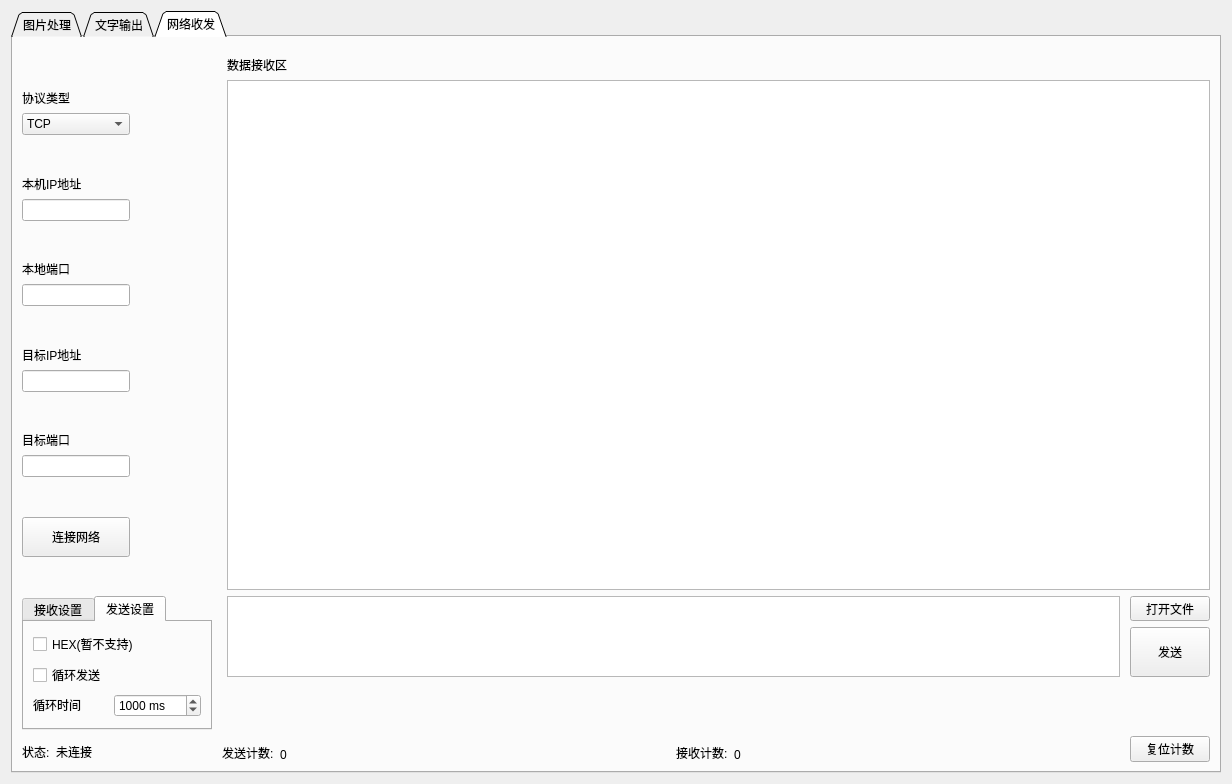
<?xml version="1.0" encoding="UTF-8"?>
<ui version="4.0">
 <class>Form</class>
 <widget class="QWidget" name="Form">
  <property name="geometry">
   <rect>
    <x>0</x>
    <y>0</y>
    <width>1232</width>
    <height>784</height>
   </rect>
  </property>
  <property name="windowTitle">
   <string>Form</string>
  </property>
  <layout class="QHBoxLayout" name="horizontalLayout">
   <item>
    <widget class="QTabWidget" name="tabWidget">
     <property name="tabPosition">
      <enum>QTabWidget::North</enum>
     </property>
     <property name="tabShape">
      <enum>QTabWidget::Triangular</enum>
     </property>
     <property name="currentIndex">
      <number>2</number>
     </property>
     <property name="elideMode">
      <enum>Qt::ElideNone</enum>
     </property>
     <widget class="QWidget" name="QPictureProcess">
      <attribute name="title">
       <string>图片处理</string>
      </attribute>
      <layout class="QFormLayout" name="formLayout_2">
       <item row="0" column="0">
        <layout class="QVBoxLayout" name="verticalLayout_3">
         <item>
          <spacer name="verticalSpacer_17">
           <property name="orientation">
            <enum>Qt::Vertical</enum>
           </property>
           <property name="sizeHint" stdset="0">
            <size>
             <width>20</width>
             <height>40</height>
            </size>
           </property>
          </spacer>
         </item>
         <item>
          <widget class="QLabel" name="ModeSelectlabel">
           <property name="enabled">
            <bool>true</bool>
           </property>
           <property name="text">
            <string>模式选择：</string>
           </property>
          </widget>
         </item>
         <item>
          <widget class="QComboBox" name="ModeSelectcomboBox">
           <item>
            <property name="text">
             <string>网络模式</string>
            </property>
           </item>
           <item>
            <property name="text">
             <string>单片机模式</string>
            </property>
           </item>
          </widget>
         </item>
         <item>
          <spacer name="verticalSpacer_9">
           <property name="orientation">
            <enum>Qt::Vertical</enum>
           </property>
           <property name="sizeHint" stdset="0">
            <size>
             <width>20</width>
             <height>40</height>
            </size>
           </property>
          </spacer>
         </item>
         <item>
          <widget class="QPushButton" name="OpenPicFileButton">
           <property name="text">
            <string>打开图片</string>
           </property>
          </widget>
         </item>
         <item>
          <spacer name="verticalSpacer_14">
           <property name="orientation">
            <enum>Qt::Vertical</enum>
           </property>
           <property name="sizeHint" stdset="0">
            <size>
             <width>20</width>
             <height>40</height>
            </size>
           </property>
          </spacer>
         </item>
         <item>
          <widget class="QPushButton" name="CroppushButton">
           <property name="text">
            <string>裁剪图片</string>
           </property>
          </widget>
         </item>
         <item>
          <spacer name="verticalSpacer_15">
           <property name="orientation">
            <enum>Qt::Vertical</enum>
           </property>
           <property name="sizeHint" stdset="0">
            <size>
             <width>20</width>
             <height>40</height>
            </size>
           </property>
          </spacer>
         </item>
         <item>
          <widget class="QPushButton" name="DouDongpushButton">
           <property name="text">
            <string>抖动算法</string>
           </property>
          </widget>
         </item>
         <item>
          <spacer name="verticalSpacer_11">
           <property name="orientation">
            <enum>Qt::Vertical</enum>
           </property>
           <property name="sizeHint" stdset="0">
            <size>
             <width>20</width>
             <height>40</height>
            </size>
           </property>
          </spacer>
         </item>
         <item>
          <widget class="QLabel" name="label_2">
           <property name="text">
            <string>亮度</string>
           </property>
          </widget>
         </item>
         <item>
          <widget class="QSlider" name="BrightnesshorizontalSlider">
           <property name="value">
            <number>50</number>
           </property>
           <property name="sliderPosition">
            <number>50</number>
           </property>
           <property name="orientation">
            <enum>Qt::Horizontal</enum>
           </property>
          </widget>
         </item>
         <item>
          <spacer name="verticalSpacer_19">
           <property name="orientation">
            <enum>Qt::Vertical</enum>
           </property>
           <property name="sizeHint" stdset="0">
            <size>
             <width>20</width>
             <height>40</height>
            </size>
           </property>
          </spacer>
         </item>
         <item>
          <widget class="QLabel" name="label_3">
           <property name="text">
            <string>对比度</string>
           </property>
          </widget>
         </item>
         <item>
          <widget class="QSlider" name="ContrasthorizontalSlider">
           <property name="sliderPosition">
            <number>50</number>
           </property>
           <property name="orientation">
            <enum>Qt::Horizontal</enum>
           </property>
          </widget>
         </item>
         <item>
          <spacer name="verticalSpacer_12">
           <property name="orientation">
            <enum>Qt::Vertical</enum>
           </property>
           <property name="sizeHint" stdset="0">
            <size>
             <width>20</width>
             <height>40</height>
            </size>
           </property>
          </spacer>
         </item>
         <item>
          <widget class="QLabel" name="label_5">
           <property name="text">
            <string>锐度</string>
           </property>
          </widget>
         </item>
         <item>
          <widget class="QSlider" name="SharpnesshorizontalSlider">
           <property name="value">
            <number>0</number>
           </property>
           <property name="sliderPosition">
            <number>0</number>
           </property>
           <property name="orientation">
            <enum>Qt::Horizontal</enum>
           </property>
          </widget>
         </item>
         <item>
          <spacer name="verticalSpacer_13">
           <property name="orientation">
            <enum>Qt::Vertical</enum>
           </property>
           <property name="sizeHint" stdset="0">
            <size>
             <width>20</width>
             <height>40</height>
            </size>
           </property>
          </spacer>
         </item>
         <item>
          <widget class="QCheckBox" name="BtoWcheckBox">
           <property name="text">
            <string>黑白翻转</string>
           </property>
          </widget>
         </item>
         <item>
          <widget class="QCheckBox" name="UpDowncheckBox">
           <property name="text">
            <string>上下翻转</string>
           </property>
          </widget>
         </item>
         <item>
          <widget class="QCheckBox" name="LeftRightcheckBox">
           <property name="text">
            <string>左右翻转</string>
           </property>
          </widget>
         </item>
         <item>
          <widget class="QCheckBox" name="DiagonalcheckBox">
           <property name="text">
            <string>对角翻转</string>
           </property>
          </widget>
         </item>
         <item>
          <spacer name="verticalSpacer_8">
           <property name="orientation">
            <enum>Qt::Vertical</enum>
           </property>
           <property name="sizeHint" stdset="0">
            <size>
             <width>20</width>
             <height>40</height>
            </size>
           </property>
          </spacer>
         </item>
         <item>
          <layout class="QHBoxLayout" name="horizontalLayout_5">
           <item>
            <widget class="QPushButton" name="pushButton">
             <property name="text">
              <string>打开路径</string>
             </property>
            </widget>
           </item>
           <item>
            <widget class="QLineEdit" name="lineEdit"/>
           </item>
          </layout>
         </item>
         <item>
          <spacer name="verticalSpacer_18">
           <property name="orientation">
            <enum>Qt::Vertical</enum>
           </property>
           <property name="sizeHint" stdset="0">
            <size>
             <width>20</width>
             <height>40</height>
            </size>
           </property>
          </spacer>
         </item>
         <item>
          <widget class="QPushButton" name="PicProcessConfirm">
           <property name="text">
            <string>确定</string>
           </property>
          </widget>
         </item>
         <item>
          <spacer name="verticalSpacer_10">
           <property name="orientation">
            <enum>Qt::Vertical</enum>
           </property>
           <property name="sizeHint" stdset="0">
            <size>
             <width>20</width>
             <height>40</height>
            </size>
           </property>
          </spacer>
         </item>
        </layout>
       </item>
       <item row="0" column="1">
        <layout class="QGridLayout" name="gridLayout">
         <item row="0" column="0">
          <widget class="GraphicsView" name="ShowImage">
           <property name="autoFillBackground">
            <bool>true</bool>
           </property>
           <property name="styleSheet">
            <string notr="true">background: rgb(0, 0, 0)</string>
           </property>
           <property name="frameShape">
            <enum>QFrame::Panel</enum>
           </property>
           <property name="verticalScrollBarPolicy">
            <enum>Qt::ScrollBarAlwaysOff</enum>
           </property>
           <property name="horizontalScrollBarPolicy">
            <enum>Qt::ScrollBarAlwaysOff</enum>
           </property>
           <property name="backgroundBrush">
            <brush brushstyle="SolidPattern">
             <color alpha="0">
              <red>29</red>
              <green>29</green>
              <blue>29</blue>
             </color>
            </brush>
           </property>
           <property name="foregroundBrush">
            <brush brushstyle="NoBrush">
             <color alpha="255">
              <red>0</red>
              <green>0</green>
              <blue>0</blue>
             </color>
            </brush>
           </property>
           <property name="interactive">
            <bool>true</bool>
           </property>
           <property name="sceneRect">
            <rectf>
             <x>0.000000000000000</x>
             <y>0.000000000000000</y>
             <width>0.000000000000000</width>
             <height>0.000000000000000</height>
            </rectf>
           </property>
           <property name="cacheMode">
            <set>QGraphicsView::CacheNone</set>
           </property>
          </widget>
         </item>
        </layout>
       </item>
      </layout>
     </widget>
     <widget class="QWidget" name="QTextOutput">
      <attribute name="title">
       <string>文字输出</string>
      </attribute>
     </widget>
     <widget class="QWidget" name="QNetIO">
      <attribute name="title">
       <string>网络收发</string>
      </attribute>
      <layout class="QFormLayout" name="formLayout">
       <item row="2" column="0">
        <widget class="QTabWidget" name="send_receive_setting">
         <property name="minimumSize">
          <size>
           <width>190</width>
           <height>0</height>
          </size>
         </property>
         <property name="currentIndex">
          <number>1</number>
         </property>
         <widget class="QWidget" name="tab">
          <attribute name="title">
           <string>接收设置</string>
          </attribute>
          <layout class="QVBoxLayout" name="verticalLayout_2">
           <item>
            <widget class="QCheckBox" name="HEXReceiveCheckBox">
             <property name="toolTip">
              <string>以十六进接收</string>
             </property>
             <property name="text">
              <string>HEX(暂不支持)</string>
             </property>
            </widget>
           </item>
           <item>
            <widget class="QCheckBox" name="ReceivePauseCheckBox">
             <property name="text">
              <string>暂停接收显示</string>
             </property>
            </widget>
           </item>
           <item>
            <layout class="QHBoxLayout" name="horizontalLayout_2">
             <property name="spacing">
              <number>7</number>
             </property>
             <item>
              <widget class="QPushButton" name="RSaveDataButton">
               <property name="toolTip">
                <string>保存接收区内容到txt文件 Ctrl+S</string>
               </property>
               <property name="text">
                <string>保存数据</string>
               </property>
               <property name="shortcut">
                <string>Ctrl+S</string>
               </property>
              </widget>
             </item>
             <item>
              <widget class="QPushButton" name="RClearButton">
               <property name="toolTip">
                <string>清空接收区显示</string>
               </property>
               <property name="text">
                <string>清空显示</string>
               </property>
              </widget>
             </item>
            </layout>
           </item>
          </layout>
         </widget>
         <widget class="QWidget" name="tab_2">
          <attribute name="title">
           <string>发送设置</string>
          </attribute>
          <layout class="QVBoxLayout" name="verticalLayout_5">
           <item>
            <widget class="QCheckBox" name="SendHEXCheckBox">
             <property name="toolTip">
              <string>以十六进制发送</string>
             </property>
             <property name="text">
              <string>HEX(暂不支持)</string>
             </property>
            </widget>
           </item>
           <item>
            <widget class="QCheckBox" name="LoopSendCheckBox">
             <property name="text">
              <string>循环发送</string>
             </property>
            </widget>
           </item>
           <item>
            <layout class="QHBoxLayout" name="horizontalLayout_6">
             <property name="spacing">
              <number>2</number>
             </property>
             <item>
              <widget class="QLabel" name="label">
               <property name="sizePolicy">
                <sizepolicy hsizetype="Preferred" vsizetype="Maximum">
                 <horstretch>0</horstretch>
                 <verstretch>0</verstretch>
                </sizepolicy>
               </property>
               <property name="text">
                <string>循环时间</string>
               </property>
              </widget>
             </item>
             <item>
              <widget class="QSpinBox" name="LoopSendSpinBox">
               <property name="sizePolicy">
                <sizepolicy hsizetype="Minimum" vsizetype="Fixed">
                 <horstretch>0</horstretch>
                 <verstretch>0</verstretch>
                </sizepolicy>
               </property>
               <property name="minimumSize">
                <size>
                 <width>68</width>
                 <height>0</height>
                </size>
               </property>
               <property name="suffix">
                <string> ms</string>
               </property>
               <property name="minimum">
                <number>1</number>
               </property>
               <property name="maximum">
                <number>9999999</number>
               </property>
               <property name="singleStep">
                <number>100</number>
               </property>
               <property name="value">
                <number>1000</number>
               </property>
              </widget>
             </item>
            </layout>
           </item>
          </layout>
         </widget>
        </widget>
       </item>
       <item row="2" column="1">
        <layout class="QGridLayout" name="gridLayout_2">
         <property name="leftMargin">
          <number>5</number>
         </property>
         <property name="horizontalSpacing">
          <number>10</number>
         </property>
         <item row="0" column="1">
          <widget class="QPushButton" name="OpenFilePushButton">
           <property name="minimumSize">
            <size>
             <width>0</width>
             <height>25</height>
            </size>
           </property>
           <property name="maximumSize">
            <size>
             <width>80</width>
             <height>25</height>
            </size>
           </property>
           <property name="toolTip">
            <string>打开要发送的文本文件或选择WebServer工作目录 Ctrl+O</string>
           </property>
           <property name="text">
            <string>打开文件</string>
           </property>
           <property name="shortcut">
            <string>Ctrl+O</string>
           </property>
          </widget>
         </item>
         <item row="1" column="1">
          <widget class="QPushButton" name="SendButton">
           <property name="sizePolicy">
            <sizepolicy hsizetype="Minimum" vsizetype="Fixed">
             <horstretch>0</horstretch>
             <verstretch>0</verstretch>
            </sizepolicy>
           </property>
           <property name="minimumSize">
            <size>
             <width>0</width>
             <height>50</height>
            </size>
           </property>
           <property name="maximumSize">
            <size>
             <width>80</width>
             <height>50</height>
            </size>
           </property>
           <property name="toolTip">
            <string>Alt+Enter发送</string>
           </property>
           <property name="text">
            <string>发送</string>
           </property>
           <property name="shortcut">
            <string>Alt+Return</string>
           </property>
          </widget>
         </item>
         <item row="0" column="0" rowspan="2">
          <widget class="QPlainTextEdit" name="SendPlainTextEdit">
           <property name="plainText">
            <string/>
           </property>
           <property name="placeholderText">
            <string>输入要发送的数据</string>
           </property>
          </widget>
         </item>
        </layout>
       </item>
       <item row="3" column="0">
        <layout class="QHBoxLayout" name="horizontalLayout_3" stretch="0,0,0">
         <item>
          <widget class="QLabel" name="label_7">
           <property name="sizePolicy">
            <sizepolicy hsizetype="Preferred" vsizetype="Preferred">
             <horstretch>0</horstretch>
             <verstretch>0</verstretch>
            </sizepolicy>
           </property>
           <property name="toolTip">
            <string>网络连接状态</string>
           </property>
           <property name="text">
            <string>状态:</string>
           </property>
           <property name="alignment">
            <set>Qt::AlignBottom|Qt::AlignLeading|Qt::AlignLeft</set>
           </property>
          </widget>
         </item>
         <item>
          <widget class="QLabel" name="StateLabel">
           <property name="sizePolicy">
            <sizepolicy hsizetype="Fixed" vsizetype="Preferred">
             <horstretch>0</horstretch>
             <verstretch>0</verstretch>
            </sizepolicy>
           </property>
           <property name="minimumSize">
            <size>
             <width>120</width>
             <height>25</height>
            </size>
           </property>
           <property name="maximumSize">
            <size>
             <width>120</width>
             <height>25</height>
            </size>
           </property>
           <property name="text">
            <string>未连接</string>
           </property>
           <property name="alignment">
            <set>Qt::AlignBottom|Qt::AlignLeading|Qt::AlignLeft</set>
           </property>
          </widget>
         </item>
         <item>
          <spacer name="horizontalSpacer_2">
           <property name="orientation">
            <enum>Qt::Horizontal</enum>
           </property>
           <property name="sizeHint" stdset="0">
            <size>
             <width>40</width>
             <height>20</height>
            </size>
           </property>
          </spacer>
         </item>
        </layout>
       </item>
       <item row="3" column="1">
        <layout class="QHBoxLayout" name="horizontalLayout_4">
         <item>
          <widget class="QLabel" name="label_9">
           <property name="toolTip">
            <string/>
           </property>
           <property name="text">
            <string>发送计数:</string>
           </property>
           <property name="alignment">
            <set>Qt::AlignBottom|Qt::AlignLeading|Qt::AlignLeft</set>
           </property>
          </widget>
         </item>
         <item>
          <widget class="QLabel" name="SendCounterLabel">
           <property name="sizePolicy">
            <sizepolicy hsizetype="Fixed" vsizetype="Preferred">
             <horstretch>0</horstretch>
             <verstretch>0</verstretch>
            </sizepolicy>
           </property>
           <property name="minimumSize">
            <size>
             <width>50</width>
             <height>0</height>
            </size>
           </property>
           <property name="maximumSize">
            <size>
             <width>50</width>
             <height>16777215</height>
            </size>
           </property>
           <property name="text">
            <string>0</string>
           </property>
           <property name="alignment">
            <set>Qt::AlignBottom|Qt::AlignLeading|Qt::AlignLeft</set>
           </property>
           <property name="textInteractionFlags">
            <set>Qt::LinksAccessibleByMouse|Qt::TextSelectableByMouse</set>
           </property>
          </widget>
         </item>
         <item>
          <spacer name="horizontalSpacer">
           <property name="orientation">
            <enum>Qt::Horizontal</enum>
           </property>
           <property name="sizeHint" stdset="0">
            <size>
             <width>40</width>
             <height>20</height>
            </size>
           </property>
          </spacer>
         </item>
         <item>
          <widget class="QLabel" name="label_10">
           <property name="text">
            <string>接收计数:</string>
           </property>
           <property name="alignment">
            <set>Qt::AlignBottom|Qt::AlignLeading|Qt::AlignLeft</set>
           </property>
          </widget>
         </item>
         <item>
          <widget class="QLabel" name="ReceiveCounterLabel">
           <property name="sizePolicy">
            <sizepolicy hsizetype="Fixed" vsizetype="Preferred">
             <horstretch>0</horstretch>
             <verstretch>0</verstretch>
            </sizepolicy>
           </property>
           <property name="minimumSize">
            <size>
             <width>50</width>
             <height>0</height>
            </size>
           </property>
           <property name="maximumSize">
            <size>
             <width>50</width>
             <height>16777215</height>
            </size>
           </property>
           <property name="text">
            <string>0</string>
           </property>
           <property name="alignment">
            <set>Qt::AlignBottom|Qt::AlignLeading|Qt::AlignLeft</set>
           </property>
           <property name="textInteractionFlags">
            <set>Qt::LinksAccessibleByMouse|Qt::TextSelectableByMouse</set>
           </property>
          </widget>
         </item>
         <item>
          <spacer name="horizontalSpacer_3">
           <property name="orientation">
            <enum>Qt::Horizontal</enum>
           </property>
           <property name="sizeHint" stdset="0">
            <size>
             <width>40</width>
             <height>20</height>
            </size>
           </property>
          </spacer>
         </item>
         <item>
          <widget class="QPushButton" name="CounterResetButton">
           <property name="text">
            <string>复位计数</string>
           </property>
          </widget>
         </item>
        </layout>
       </item>
       <item row="1" column="1">
        <layout class="QVBoxLayout" name="verticalLayout_4">
         <property name="leftMargin">
          <number>5</number>
         </property>
         <property name="topMargin">
          <number>10</number>
         </property>
         <property name="rightMargin">
          <number>0</number>
         </property>
         <property name="bottomMargin">
          <number>0</number>
         </property>
         <item>
          <widget class="QLabel" name="ReceiveLabel">
           <property name="sizePolicy">
            <sizepolicy hsizetype="Preferred" vsizetype="Preferred">
             <horstretch>0</horstretch>
             <verstretch>0</verstretch>
            </sizepolicy>
           </property>
           <property name="text">
            <string>数据接收区</string>
           </property>
           <property name="alignment">
            <set>Qt::AlignBottom|Qt::AlignLeading|Qt::AlignLeft</set>
           </property>
           <property name="wordWrap">
            <bool>false</bool>
           </property>
          </widget>
         </item>
         <item>
          <widget class="QPlainTextEdit" name="ReceivePlainTextEdit">
           <property name="readOnly">
            <bool>true</bool>
           </property>
          </widget>
         </item>
        </layout>
       </item>
       <item row="1" column="0">
        <layout class="QVBoxLayout" name="verticalLayout">
         <item>
          <spacer name="verticalSpacer_7">
           <property name="orientation">
            <enum>Qt::Vertical</enum>
           </property>
           <property name="sizeHint" stdset="0">
            <size>
             <width>20</width>
             <height>50</height>
            </size>
           </property>
          </spacer>
         </item>
         <item>
          <widget class="QLabel" name="ProtocolTypeLabel">
           <property name="text">
            <string>协议类型</string>
           </property>
           <property name="alignment">
            <set>Qt::AlignBottom|Qt::AlignLeading|Qt::AlignLeft</set>
           </property>
           <property name="buddy">
            <cstring>ProtocolTypeComboBox</cstring>
           </property>
          </widget>
         </item>
         <item>
          <widget class="QComboBox" name="ProtocolTypeComboBox">
           <item>
            <property name="text">
             <string>TCP</string>
            </property>
           </item>
           <item>
            <property name="text">
             <string>UDP</string>
            </property>
           </item>
           <item>
            <property name="text">
             <string>Web Server</string>
            </property>
           </item>
          </widget>
         </item>
         <item>
          <spacer name="verticalSpacer">
           <property name="orientation">
            <enum>Qt::Vertical</enum>
           </property>
           <property name="sizeHint" stdset="0">
            <size>
             <width>20</width>
             <height>40</height>
            </size>
           </property>
          </spacer>
         </item>
         <item>
          <widget class="QLabel" name="MyHostAddrLabel">
           <property name="text">
            <string>本机IP地址</string>
           </property>
           <property name="alignment">
            <set>Qt::AlignBottom|Qt::AlignLeading|Qt::AlignLeft</set>
           </property>
           <property name="buddy">
            <cstring>MyHostAddrLineEdit</cstring>
           </property>
          </widget>
         </item>
         <item>
          <widget class="QLineEdit" name="MyHostAddrLineEdit">
           <property name="inputMask">
            <string/>
           </property>
           <property name="alignment">
            <set>Qt::AlignLeading|Qt::AlignLeft|Qt::AlignVCenter</set>
           </property>
           <property name="readOnly">
            <bool>false</bool>
           </property>
          </widget>
         </item>
         <item>
          <spacer name="verticalSpacer_6">
           <property name="orientation">
            <enum>Qt::Vertical</enum>
           </property>
           <property name="sizeHint" stdset="0">
            <size>
             <width>20</width>
             <height>40</height>
            </size>
           </property>
          </spacer>
         </item>
         <item>
          <widget class="QLabel" name="MyPortLabel">
           <property name="text">
            <string>本地端口</string>
           </property>
           <property name="alignment">
            <set>Qt::AlignBottom|Qt::AlignLeading|Qt::AlignLeft</set>
           </property>
           <property name="buddy">
            <cstring>MyPortLineEdit</cstring>
           </property>
          </widget>
         </item>
         <item>
          <widget class="PortLineEdit" name="MyPortLineEdit">
           <property name="toolTip">
            <string>作为Server启动时绑定的本地端口</string>
           </property>
           <property name="inputMask">
            <string/>
           </property>
           <property name="maxLength">
            <number>5</number>
           </property>
           <property name="alignment">
            <set>Qt::AlignLeading|Qt::AlignLeft|Qt::AlignVCenter</set>
           </property>
          </widget>
         </item>
         <item>
          <spacer name="verticalSpacer_5">
           <property name="orientation">
            <enum>Qt::Vertical</enum>
           </property>
           <property name="sizeHint" stdset="0">
            <size>
             <width>20</width>
             <height>40</height>
            </size>
           </property>
          </spacer>
         </item>
         <item>
          <widget class="QLabel" name="label_4">
           <property name="text">
            <string>目标IP地址</string>
           </property>
           <property name="alignment">
            <set>Qt::AlignBottom|Qt::AlignLeading|Qt::AlignLeft</set>
           </property>
           <property name="buddy">
            <cstring>TargetIPLineEdit</cstring>
           </property>
          </widget>
         </item>
         <item>
          <widget class="IPv4AddrLineEdit" name="TargetIPLineEdit">
           <property name="toolTip">
            <string>作为Client启动时连接服务器的地址</string>
           </property>
           <property name="maxLength">
            <number>15</number>
           </property>
           <property name="alignment">
            <set>Qt::AlignLeading|Qt::AlignLeft|Qt::AlignVCenter</set>
           </property>
          </widget>
         </item>
         <item>
          <spacer name="verticalSpacer_3">
           <property name="orientation">
            <enum>Qt::Vertical</enum>
           </property>
           <property name="sizeHint" stdset="0">
            <size>
             <width>20</width>
             <height>40</height>
            </size>
           </property>
          </spacer>
         </item>
         <item>
          <widget class="QLabel" name="label_6">
           <property name="text">
            <string>目标端口</string>
           </property>
           <property name="alignment">
            <set>Qt::AlignBottom|Qt::AlignLeading|Qt::AlignLeft</set>
           </property>
           <property name="buddy">
            <cstring>TargetPortLineEdit</cstring>
           </property>
          </widget>
         </item>
         <item>
          <widget class="PortLineEdit" name="TargetPortLineEdit">
           <property name="toolTip">
            <string>作为Client启动时连接服务器的端口</string>
           </property>
           <property name="maxLength">
            <number>5</number>
           </property>
           <property name="alignment">
            <set>Qt::AlignLeading|Qt::AlignLeft|Qt::AlignVCenter</set>
           </property>
          </widget>
         </item>
         <item>
          <spacer name="verticalSpacer_2">
           <property name="orientation">
            <enum>Qt::Vertical</enum>
           </property>
           <property name="sizeHint" stdset="0">
            <size>
             <width>20</width>
             <height>40</height>
            </size>
           </property>
          </spacer>
         </item>
         <item>
          <widget class="ConnectButton" name="ConnectButton">
           <property name="minimumSize">
            <size>
             <width>0</width>
             <height>40</height>
            </size>
           </property>
           <property name="maximumSize">
            <size>
             <width>16777215</width>
             <height>40</height>
            </size>
           </property>
           <property name="text">
            <string>连接网络</string>
           </property>
           <property name="icon">
            <iconset resource="resources.qrc">
             <normaloff>:/img/Icons/broken_link_72px.ico</normaloff>
             <normalon>:/img/Icons/link_72px.ico</normalon>:/img/Icons/broken_link_72px.ico</iconset>
           </property>
           <property name="checkable">
            <bool>true</bool>
           </property>
           <property name="checked">
            <bool>false</bool>
           </property>
          </widget>
         </item>
         <item>
          <spacer name="verticalSpacer_4">
           <property name="orientation">
            <enum>Qt::Vertical</enum>
           </property>
           <property name="sizeHint" stdset="0">
            <size>
             <width>20</width>
             <height>40</height>
            </size>
           </property>
          </spacer>
         </item>
        </layout>
       </item>
      </layout>
     </widget>
    </widget>
   </item>
  </layout>
 </widget>
 <customwidgets>
  <customwidget>
   <class>PortLineEdit</class>
   <extends>QLineEdit</extends>
   <header location="global">src.UI.MyWidgets</header>
  </customwidget>
  <customwidget>
   <class>IPv4AddrLineEdit</class>
   <extends>QLineEdit</extends>
   <header location="global">src.UI.MyWidgets</header>
  </customwidget>
  <customwidget>
   <class>ConnectButton</class>
   <extends>QPushButton</extends>
   <header location="global">src.UI.MyWidgets</header>
  </customwidget>
  <customwidget>
   <class>GraphicsView</class>
   <extends>QGraphicsView</extends>
   <header location="global">src.PictureProcess.mygraphics</header>
  </customwidget>
 </customwidgets>
 <resources>
  <include location="resources.qrc"/>
 </resources>
 <connections/>
</ui>
